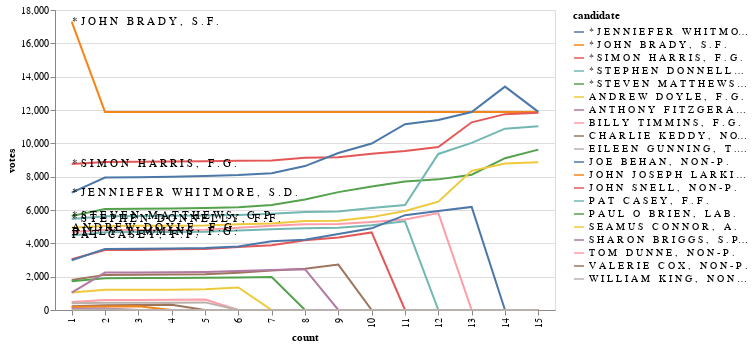

Write notebook code for a chart like this one.
### Code cell
charter(count_details)

### Figure 1 — Vega-Lite specification as saved in the notebook (floating-point values rounded to 4 significant figures; data arrays with more than 128 entries replaced by an {"elided": "..."} marker saying what was removed)
{"config": {"view": {"continuousWidth": 400, "continuousHeight": 300}}, "layer": [{"data": {"name": "data-b8b0ce57754adad711de9f3c57ae3ee0"}, "mark": "line", "encoding": {"color": {"field": "candidate", "type": "nominal"}, "tooltip": [{"field": "candidate", "type": "nominal"}, {"field": "count", "type": "quantitative"}, {"field": "votes", "type": "quantitative"}], "x": {"field": "count", "type": "ordinal"}, "y": {"field": "votes", "type": "quantitative"}}, "width": 500}, {"data": {"name": "data-86301c6866d124218af678e02fbe059e"}, "mark": {"type": "text", "align": "left"}, "encoding": {"text": {"field": "candidate", "type": "nominal"}, "x": {"field": "count", "type": "ordinal"}, "y": {"field": "votes", "type": "quantitative"}}}], "$schema": "https://vega.github.io/schema/vega-lite/v4.17.0.json", "datasets": {"data-b8b0ce57754adad711de9f3c57ae3ee0": {"elided": "300 records"}, "data-86301c6866d124218af678e02fbe059e": [{"candidate": "* J O H N   B R A D Y ,   S . F .", "count": 1, "votes": 17297}, {"candidate": "* S I M O N   H A R R I S ,   F . G .", "count": 1, "votes": 8765}, {"candidate": "* J E N N I E F E R   W H I T M O R E ,   S . D .", "count": 1, "votes": 7039}, {"candidate": "* S T E V E N   M A T T H E W S ,   G . P .", "count": 1, "votes": 5634}, {"candidate": "* S T E P H E N   D O N N E L L Y ,   F . F .", "count": 1, "votes": 5467}, {"candidate": "A N D R E W   D O Y L E ,   F . G .", "count": 1, "votes": 4940}, {"candidate": "B I L L Y   T I M M I N S ,   F . G .", "count": 1, "votes": 4679}, {"candidate": "P A T   C A S E Y ,   F . F .", "count": 1, "votes": 4473}]}}
